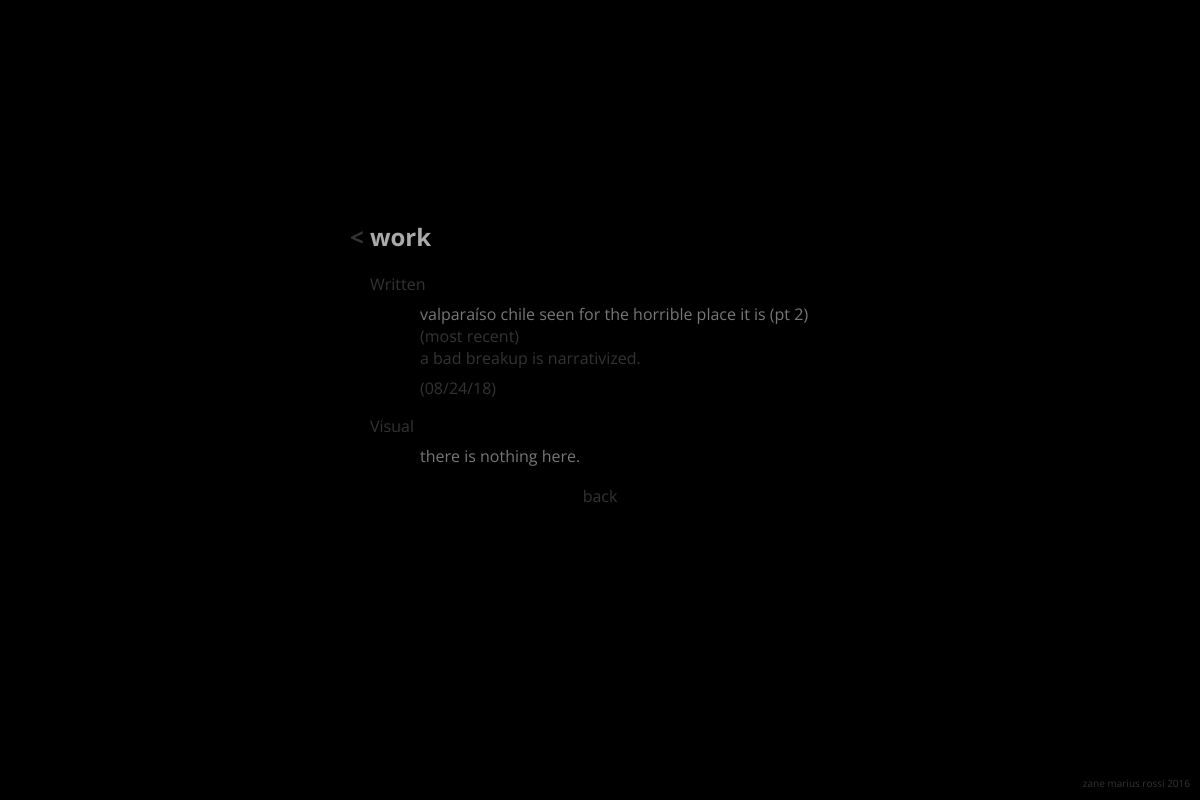
/produce/, run on an earlier commit of the app's database.
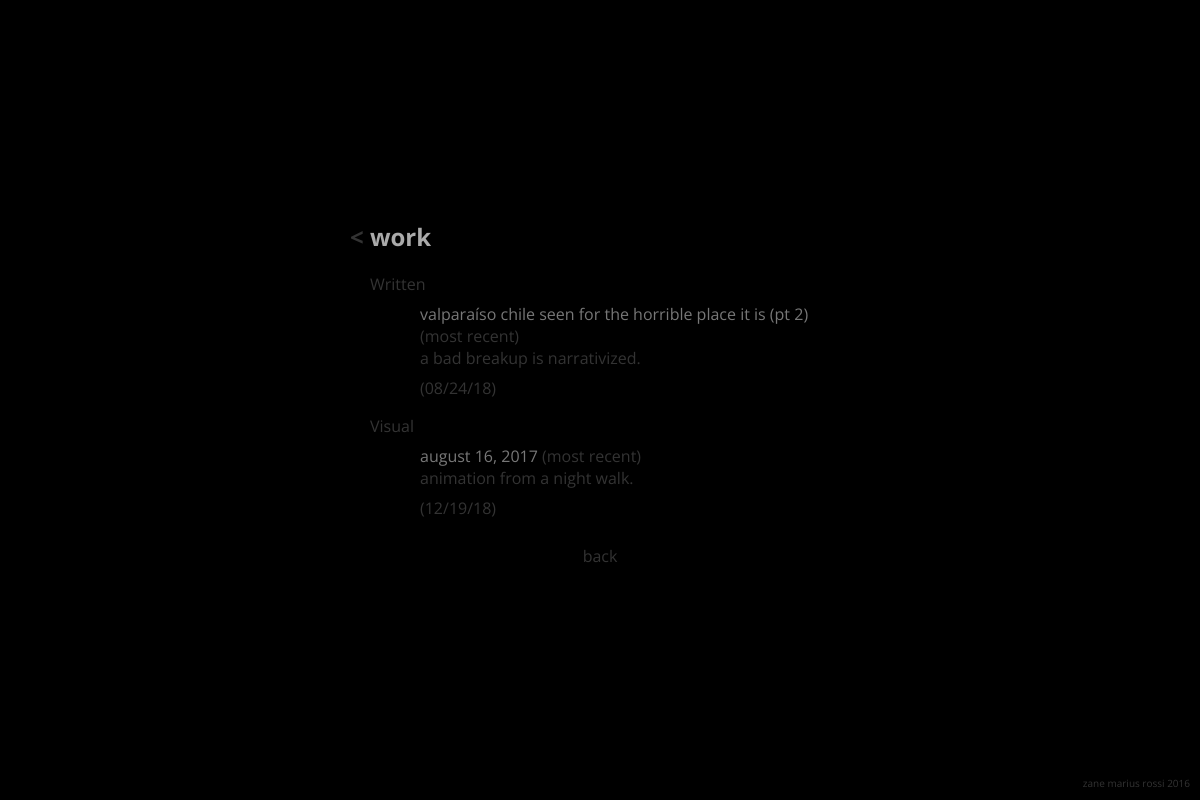
And on a later commit of the database.
### produce/models.py (models this page shows, shortened)
class VisualObject(models.Model):
	title       = models.CharField(max_length=200, default="n/a")
	description = models.CharField(max_length=500, default="n/a")
	pub_date    = models.DateTimeField('date published',default=timezone.now)
	content     = models.ImageField(upload_to='img/', default=None)
	cited_works  = models.ManyToManyField('library.LibraryObject', blank=True)

### produce/views.py (the view)
# urls.py: path("", views.index, name="index"),
def index(request):
	recent_written = WrittenObject.objects.order_by('-pub_date')
	recent_visual  = VisualObject.objects.order_by('-pub_date')
	context = {'recent_written' : recent_written, 'recent_visual': recent_visual}
	return render(request, 'produce/index.html', context)

### produce/templates/produce/index.html (shortened to what this page needs)
{% extends 'base/base.html' %}
{% block content %}
			<div class="heading">
			</div>
			<div class="sub-heading">
				<h2>
					<a href="{% url 'base:index' %}">< </a>work
				</h2>
			</div>
			<div class="info">
				<li>
					<a href="{% url 'produce:written' %}">Written</a>
				</li>
				{% if recent_written %}
				<li class="indented">
					<div class="info_text">
						<a style="color: #777 ;" href="{% url 'produce:written_individual' recent_written.0.pk %}">
							{{ recent_written.0.title }}
						</a>
						<span>(most recent)</span>
					<br>
						<a href="{% url 'produce:written_individual' recent_written.0.pk %}">
							{{ recent_written.0.description }}
						</a>
					</div>
					<div class="info_text_dark">
						({{ recent_written.0.pub_date|date:"m/d/y" }})
					</div>
				</li>
				{% else %}
				<li class="indented">
					There is nothing here.
				</li>
				{% endif %}
				<li>
					<a href="{% url 'produce:visual' %}">Visual</a>
				</li>
				{% if recent_visual %}
				<li class="indented">
					<div class="info_text">
						<a style="color: #777 ;" href="{% url 'produce:visual_individual' recent_visual.0.pk %}">
							{{ recent_visual.0.title }}
						</a>
						<span>(most recent)</span>
					<br>
						<a href="{% url 'produce:visual_individual' recent_visual.0.pk %}">
							{{ recent_visual.0.description }}
						</a>
					</div>
					<div class="info_text_dark">
						({{ recent_visual.0.pub_date|date:"m/d/y" }})
					</div>
				</li>
				{% else %}
				<li class="indented">
					there is nothing here.
				</li>
				{% endif %}
			</div>
			<div class="nav">
				<a href="{% url 'base:index' %}">back</a>
			</div>
			<div class="footer">
				zane marius rossi 2016
			</div>
{% endblock %}

What changed in the data, as far as the page shows it:
added VisualObject: title "august 16, 2017", description "animation from a night walk.", pub_date "12/19/18"
Also different on the page:
text no longer shown: "there is nothing here."
text now shown: "(most recent) ( )"
